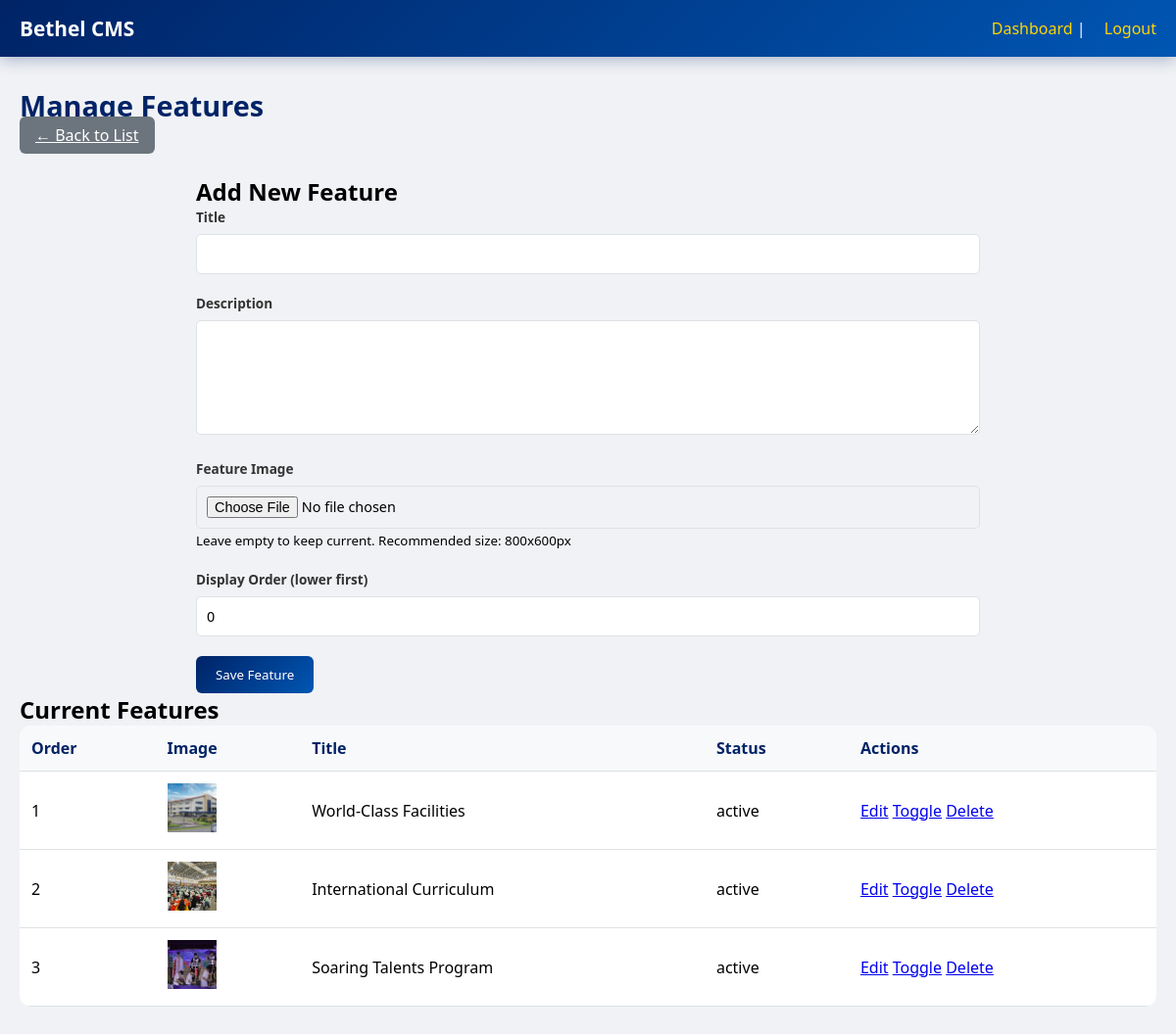
/admin/manage-features.php (signed in), run on an earlier commit of the app's database.
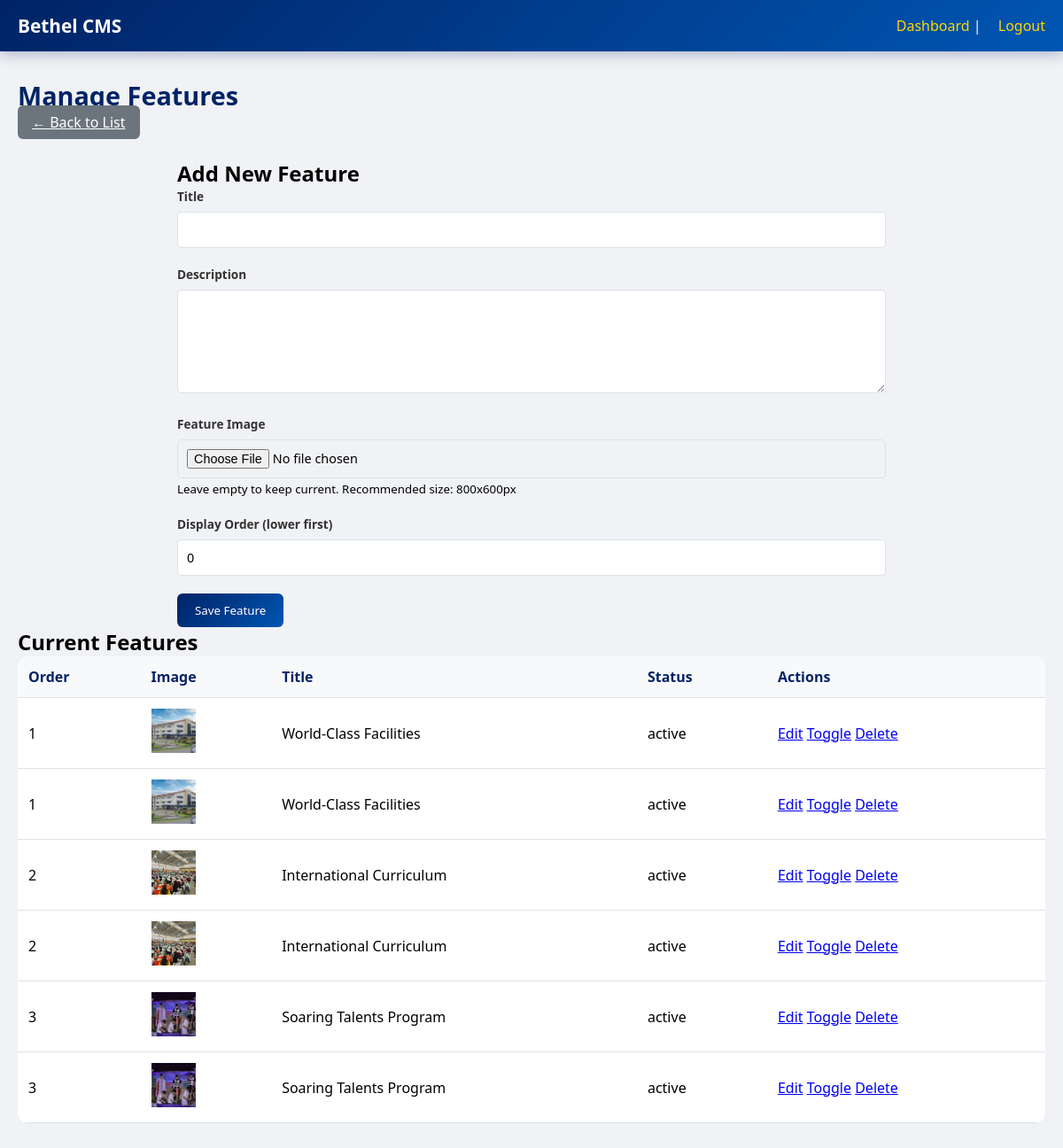
And on a later commit of the database.
### tables this page shows
CREATE TABLE `features` (
  `id` int(11) NOT NULL,
  `title` varchar(200) NOT NULL,
  `description` text NOT NULL,
  `image_url` varchar(255) DEFAULT NULL,
  `icon_class` varchar(50) DEFAULT NULL,
  `display_order` int(11) DEFAULT 0,
  `status` enum('active','inactive') DEFAULT 'active',
  `created_at` timestamp NOT NULL DEFAULT current_timestamp(),
  `updated_at` timestamp NOT NULL DEFAULT current_timestamp() ON UPDATE current_timestamp()
);

### admin/manage-features.php (the view, shortened to what this page needs)
<?php
require_once '../includes/db.php';
$features = $pdo->query("SELECT * FROM features ORDER BY display_order ASC, created_at DESC")->fetchAll();
$edit = null;
?>
<!DOCTYPE html>
<html lang="en">
<head>
    <link rel="stylesheet" href="../css/admin-style.css">
</head>
<body>
<div class="admin-wrapper">
    <nav class="admin-nav"><div class="admin-nav-container"><div class="admin-logo">Bethel CMS</div><div class="admin-user"><a href="dashboard.php">Dashboard</a> | <a href="logout.php">Logout</a></div></div></nav>
    <div class="admin-container">
        <div class="page-header"><h1>Manage Features</h1><a href="manage-features.php" class="btn-secondary">← Back to List</a></div>
        <div class="form-container">
            <h2><?php echo $edit ? 'Edit Feature' : 'Add New Feature'; ?></h2>
            <form method="POST" enctype="multipart/form-data">
                <div class="form-group"><label>Title</label><input type="text" name="title" required value="<?php echo isset($edit['title']) ? htmlspecialchars($edit['title']) : ''; ?>"></div>
                <div class="form-group"><label>Description</label><textarea name="description" rows="5" required><?php echo isset($edit['description']) ? htmlspecialchars($edit['description']) : ''; ?></textarea></div>
                <div class="form-group">
                    <label>Feature Image</label>
                    <input type="file" name="image" accept="image/*"><small>Leave empty to keep current. Recommended size: 800x600px</small>
                </div>
                <div class="form-group"><label>Display Order (lower first)</label><input type="number" name="display_order" value="<?php echo isset($edit['display_order']) ? $edit['display_order'] : 0; ?>"></div>
                <button type="submit" name="save_feature" class="btn-primary">Save Feature</button>
            </form>
        </div>
        <div class="data-table-container">
            <h2>Current Features</h2>
            <table class="data-table">
                <thead><tr><th>Order</th><th>Image</th><th>Title</th><th>Status</th><th>Actions</th></tr></thead>
                <tbody>
                    <?php foreach($features as $f): ?>
                    <tr>
                        <td><?php echo $f['display_order']; ?></td>
                        <td><?php if(isset($f['image_url']) && $f['image_url']): ?><img src="../<?php echo $f['image_url']; ?>" style="width:50px; height:50px; object-fit:cover;"><?php else: ?>No image<?php endif; ?></td>
                        <td><?php echo htmlspecialchars($f['title']); ?></td>
                        <td><span class="status-badge status-<?php echo $f['status']; ?>"><?php echo $f['status']; ?></span></td>
                        <td class="actions"><a href="?edit=<?php echo $f['id']; ?>" class="btn-edit">Edit</a> <a href="?toggle_status=<?php echo $f['id']; ?>" class="btn-toggle">Toggle</a> <a href="?delete=<?php echo $f['id']; ?>" class="btn-delete" onclick="return confirm('Delete?')">Delete</a></td>
                    </tr>
                    <?php endforeach; ?>
                </tbody>
            </table>
        </div>
    </div>
</div>
</body>
</html>

### css/admin-style.css (style rules this page uses)
* { margin: 0; padding: 0; box-sizing: border-box; font-family: 'Segoe UI', Roboto, system-ui, sans-serif; }
:root { --primary-color: #002366; --secondary-color: #0056b3; --accent-color: #FFD700; --dark-color: #1a1a2e; --gray-light: #f8f9fa; --gray-border: #dee2e6; }
body { background: #f0f2f5; }
.admin-nav { background: linear-gradient(135deg, var(--primary-color) 0%, var(--secondary-color) 100%); color: white; padding: 15px 0; box-shadow: 0 3px 15px rgba(0, 35, 102, 0.3); position: sticky; top: 0; z-index: 100; }
.admin-nav-container { max-width: 1400px; margin: 0 auto; padding: 0 20px; display: flex; justify-content: space-between; align-items: center; flex-wrap: wrap; gap: 15px; }
.admin-logo { font-size: 1.3rem; font-weight: bold; }
.admin-user a { color: var(--accent-color); text-decoration: none; margin-left: 15px; transition: color 0.3s; }
.admin-container { max-width: 1200px; margin: 0 auto; padding: 30px 20px; }
.page-header { margin-bottom: 30px; }
.page-header h1 { font-size: 1.8rem; color: var(--primary-color); }
.form-group { margin-bottom: 20px; }
.form-group label { display: block; margin-bottom: 8px; font-weight: 600; color: #333; font-size: 0.85rem; }
.form-group input, .form-group textarea, .form-group select { width: 100%; padding: 10px; border: 1px solid var(--gray-border); border-radius: 5px; font-size: 0.9rem; transition: all 0.3s; }
.form-group textarea { resize: vertical; min-height: 100px; }
.btn-primary { background: linear-gradient(135deg, var(--primary-color), var(--secondary-color)); color: white; padding: 10px 20px; border: none; border-radius: 6px; cursor: pointer; font-weight: 500; transition: all 0.3s; display: inline-flex; align-items: center; gap: 8px; }
.btn-secondary { background: #6c757d; color: white; padding: 8px 16px; border: none; border-radius: 6px; cursor: pointer; font-weight: 500; }
.data-table { width: 100%; border-collapse: collapse; background: white; border-radius: 12px; overflow: hidden; }
.data-table th { background: var(--gray-light); padding: 12px; text-align: left; font-weight: 600; color: var(--primary-color); border-bottom: 1px solid var(--gray-border); }
.data-table td { padding: 12px; border-bottom: 1px solid var(--gray-border); vertical-align: middle; }

### admin/manage-features.php (style rules this page uses)
.form-container { max-width: 800px; margin: 0 auto; }

What changed in the data, as far as the page shows it:
added features: display_order "1", image_url (picture), title "World-Class Facilities", status "active"
added features: display_order "2", image_url (picture), title "International Curriculum", status "active"
added features: display_order "3", image_url (picture), title "Soaring Talents Program", status "active"
